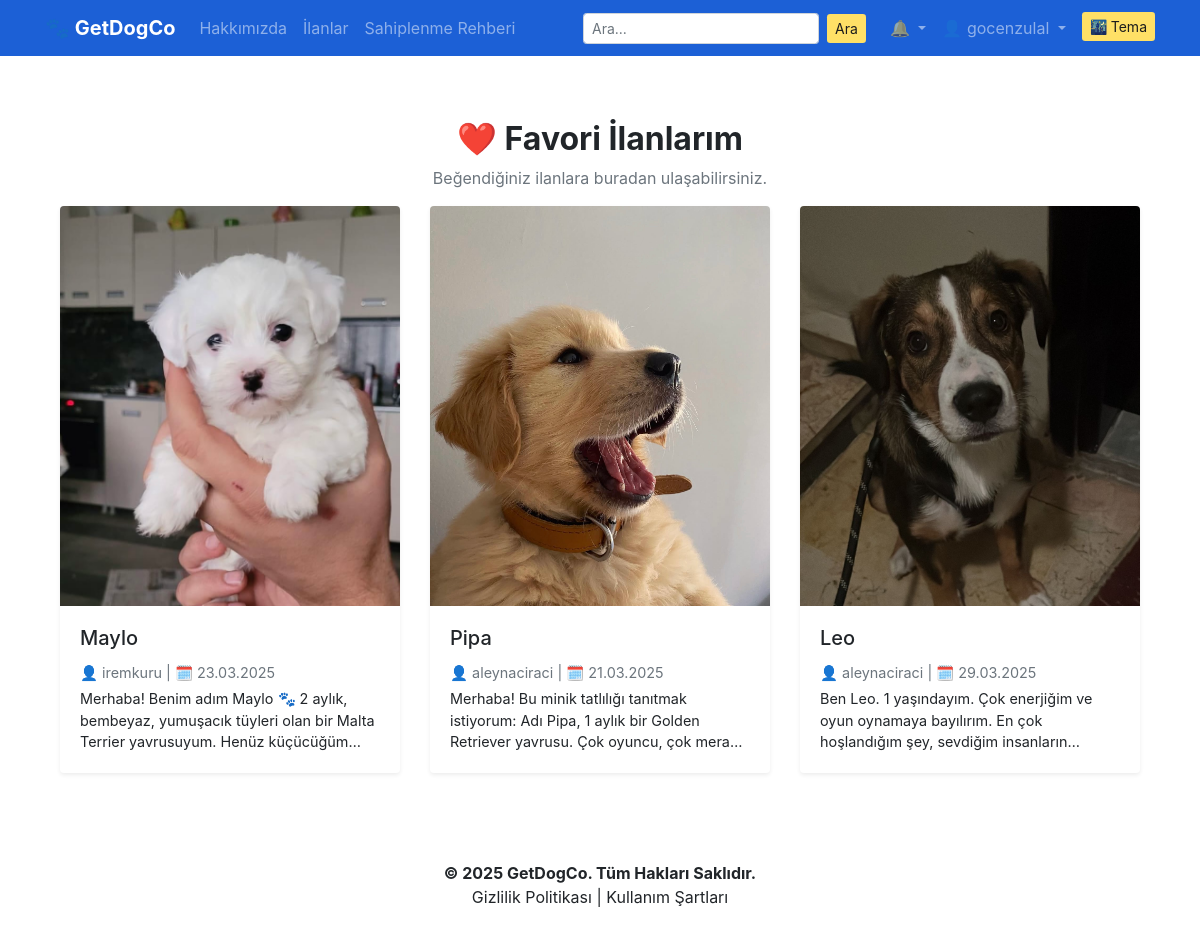
Page /tr/my-favorites/ (signed in) on the committed database.
### getdogco/models.py (models this page shows, shortened)
class Favorite(models.Model):
    user = models.ForeignKey("auth.User", on_delete=models.CASCADE, verbose_name="Kullanıcı")
    post = models.ForeignKey("DogAdoptionPost", on_delete=models.CASCADE, verbose_name="İlan")
    created_at = models.DateTimeField(auto_now_add=True)
    class Meta:
        unique_together = ('user', 'post')

class DogAdoptionPost(models.Model):
    owner = models.ForeignKey("auth.User", on_delete=models.CASCADE, verbose_name="Sahiplenen Kullanıcı")
    title = models.CharField(max_length=100, verbose_name="İlan Başlığı")
    description = RichTextField(verbose_name="Açıklama")
    breed = models.CharField(max_length=50, verbose_name="Köpek Irkı")
    age = models.IntegerField(verbose_name="Köpek Yaşı")
    location = models.CharField(max_length=100, verbose_name="Konum")
    created_date = models.DateTimeField(auto_now_add=True, verbose_name="Oluşturulma Tarihi")
    dog_image = models.ImageField(upload_to='dog_images/', blank=True, null=True, verbose_name="Köpek Fotoğrafı")
    class Meta:
        ordering = ['-created_date']

### getdogco/views.py (the view)
# urls.py: path('my-favorites/', views.my_favorites, name='my_favorites'),
@login_required
def my_favorites(request):
    favorites = Favorite.objects.filter(user=request.user).select_related('post')
    return render(request, 'favorites.html', {'favorites': favorites})

### getdogco/context_processors.py (called while the page is built)
def notification_context(request):
    if request.user.is_authenticated:
        unread_count = Notification.objects.filter(user=request.user, is_read=False).count()
        recent_notifications = Notification.objects.filter(user=request.user).order_by('-created_at')[:5]
        return {
            'unread_notification_count': unread_count,
            'notifications': recent_notifications
        }
    return {
        'unread_notification_count': 0,
        'notifications': []
    }

### templates/favorites.html (shortened to what this page needs)
{% extends "layout.html" %}
{% load i18n %}
{% block body %}
<div class="container mt-0">
  <div class="text-center mb-2">
    <h2 class="font-weight-bold">❤️ {% trans "Favori İlanlarım" %}</h2>
    <p class="text-muted">{% trans "Beğendiğiniz ilanlara buradan ulaşabilirsiniz." %}</p>
  </div>
  {% if favorites %}
    <div class="row">
      {% for fav in favorites %}
        <div class="col-md-6 col-lg-4 mb-4">
          <div class="card h-100 shadow-sm border-0">
            {% if fav.post.dog_image %}
              <a href="{% url 'getdogco:post_detail' fav.post.id %}">
                <img src="{{ fav.post.dog_image.url }}" class="card-img-top" alt="{{ fav.post.title }}">
              </a>
            {% endif %}
            <div class="card-body d-flex flex-column">
              <h5 class="card-title">{{ fav.post.title }}</h5>
              <p class="card-text text-muted small mb-1">
                👤 {{ fav.post.owner.username }} | 🗓️ {{ fav.post.created_date|date:"d.m.Y" }}
              </p>
              <p class="card-text">{{ fav.post.description|truncatewords:25 }}</p>
            </div>
          </div>
        </div>
      {% endfor %}
    </div>
  {% else %}
    <div class="alert alert-info text-center">
      {% trans "Henüz favori ilanınız yok." %}
      <a href="{% url 'getdogco:list_posts' %}" class="alert-link">{% trans "İlanlara göz atın!" %}</a>
    </div>
  {% endif %}
</div>
{% endblock %}

### templates/layout.html (shortened to what this page needs)
<!DOCTYPE html>
{% load static i18n %}
<html lang="{{ LANGUAGE_CODE }}">
  <head>
    <link rel="stylesheet" href="https://stackpath.bootstrapcdn.com/bootstrap/4.5.2/css/bootstrap.min.css">
    <link rel="stylesheet" href="{% static 'css/style.css' %}?v=2.0">
  </head>
  <body class="d-flex flex-column min-vh-100">
    <nav class="navbar navbar-expand-md navbar-dark" style="background-color:rgb(28, 96, 214) !important;">
      <div class="container">
        <a class="navbar-brand font-weight-bold" href="/">🐾 GetDogCo</a>
        <div class="collapse navbar-collapse" id="navbarCollapse">
          <ul class="navbar-nav mr-auto">
            <li class="nav-item"><a class="nav-link" href="/about">{% trans "Hakkımızda" %}</a></li>
            <li class="nav-item"><a class="nav-link" href="{% url 'getdogco:list_posts' %}">{% trans "İlanlar" %}</a></li>
            <li class="nav-item"><a class="nav-link" href="{% url 'getdogco:adoption_guide' %}">{% trans "Sahiplenme Rehberi" %}</a></li>
          </ul>
          <form method="GET" action="{% url 'getdogco:list_posts' %}" class="form-inline my-2 my-md-0 mr-md-3">
            <input class="form-control form-control-sm mr-2" type="search" name="keyword" placeholder="{% trans 'Ara...' %}" aria-label="{% trans 'Ara' %}">
            <button class="btn btn-sm btn-yellow-custom" type="submit">{% trans "Ara" %}</button>
          </form>
          <ul class="navbar-nav">
            {% if request.user.is_authenticated %}
              <li class="nav-item dropdown">
                <a class="nav-link dropdown-toggle position-relative" href="{% url 'getdogco:all_notifications' %}" id="notificationDropdown" role="button" data-toggle="dropdown">
                  🔔
                </a>
              </li>
              <li class="nav-item dropdown">
                <a class="nav-link dropdown-toggle" href="#" id="userDropdown" role="button" data-toggle="dropdown">
                  👤 {{ request.user.username }}
                </a>
              </li>
            {% else %}
              <li class="nav-item"><a class="nav-link" href="{% url 'getdogco:login' %}">{% trans "Giriş Yap" %}</a></li>
              <li class="nav-item"><a class="nav-link" href="{% url 'getdogco:register' %}">{% trans "Kayıt Ol" %}</a></li>
            {% endif %}
            <li class="nav-item">
              <button onclick="toggleDarkMode()" id="darkModeBtn" class="btn btn-sm ml-2 btn-yellow-custom" style="margin-top: 4px;">
                🌃 {% trans "Tema" %}
              </button>
            </li>
          </ul>
        </div>
      </div>
    </nav>
    <main class="flex-fill">
      <div class="container mt-3 pt-5 mb-5">
        {% block body %}
        {% endblock body %}
      </div>
    </main>
    <footer class="text-center py-3" style="background-color: #ffffff; color: #212529;">
      <p class="mb-0 font-weight-bold">© 2025 GetDogCo. {% trans "Tüm Hakları Saklıdır." %}</p>
      <p class="mb-0">{% trans "Gizlilik Politikası" %} | {% trans "Kullanım Şartları" %}</p>
    </footer>
  </body>
</html>

### static/css/style.css (style rules this page uses)
.btn-yellow-custom { background-color: #ffe066; color: #1c1c1c; border: none; transition: background-color 0.3s ease; }
.card-img-top { height: 400px; object-fit: cover; object-position: top center; background-color: #f7f7f7; border-top-left-radius: 0.25rem; border-top-right-radius: 0.25rem; }
.card.h-100 { max-height: 800px; display: flex; flex-direction: column; }
.card-text { font-size: 0.9rem; overflow: hidden; text-overflow: ellipsis; display: -webkit-box; -webkit-line-clamp: 3; -webkit-box-orient: vertical; }
html, body { height: 100%; margin: 0; }
body { display: flex; flex-direction: column; min-height: 100vh; }
main.flex-fill { flex: 1; }

### rows in the picture
Favorite: post.dog_image (picture), post "Maylo", post.owner.username "iremkuru", post.created_date "23.03.2025", post.description "Merhaba! Benim adım Maylo 🐾 2 aylık, bembeyaz, yumuşacık tüyleri olan bir Malta Terrier yavrusuyum. Henüz…"
Favorite: post.dog_image (picture), post "Pipa", post.owner.username "aleynaciraci", post.created_date "21.03.2025", post.description "Merhaba! Bu minik tatlılığı tanıtmak istiyorum: Adı Pipa, 1 aylık bir Golden Retriever yavrusu. Çok oyuncu, çok…"
Favorite: post.dog_image (picture), post "Leo", post.owner.username "aleynaciraci", post.created_date "29.03.2025", post.description "Ben Leo. 1 yaşındayım. Çok enerjiğim ve oyun oynamaya bayılırım. En çok hoşlandığım şey, sevdiğim…"

### other values in the picture
{{ request.user.username }} "gocenzulal"
